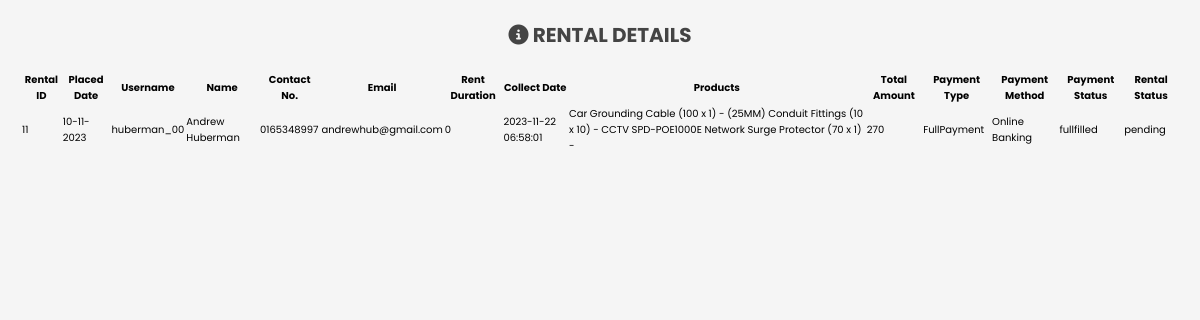
The app's page /admin/rental-details.php?rental_id=11 with its own data.
### tables this page shows
CREATE TABLE `orders` (
  `id` int(11) NOT NULL,
  `user_id` int(100) NOT NULL,
  `username` varchar(100) NOT NULL,
  `name` varchar(100) NOT NULL,
  `number` varchar(12) NOT NULL,
  `email` varchar(100) NOT NULL,
  `rent_duration` varchar(100) NOT NULL,
  `collect_date` timestamp NOT NULL DEFAULT current_timestamp() ON UPDATE current_timestamp(),
  `type` varchar(100) NOT NULL,
  `method` varchar(100) NOT NULL,
  `total_products` varchar(1000) NOT NULL,
  `total_price` int(100) NOT NULL,
  `placed_on` date NOT NULL,
  `payment_status` varchar(100) NOT NULL,
  `rental_status` varchar(100) NOT NULL
);

### admin/rental-details.php (the view, shortened to what this page needs)
<?php
include '../config/connect.php';
if (isset($_GET['rental_id'])) {
   $rental_id = $_GET['rental_id'];
   $select_rental_details = mysqli_query($conn, "SELECT * FROM orders WHERE id = '$rental_id'");
   $rental_row = mysqli_fetch_assoc($select_rental_details);
} else {
   header('location:adminusers.php');
}
?>
<!DOCTYPE html>
<html lang="en">
<head>
   <link rel="stylesheet" href="https://cdnjs.cloudflare.com/ajax/libs/font-awesome/6.1.1/css/all.min.css">
   <link rel="stylesheet" href="../admin/adminstyle.css">
</head>
<body>
<section class="rental-details">
   <h1 class="heading"><i class="fa fa-info-circle" aria-hidden="true"></i> Rental Details</h1>
   <div class="box-container">
      <div class="box">
         <table>
            <tr>
               <th>Rental ID</th>
               <th>Placed Date</th>
               <th>Username</th>
               <th>Name</th>
               <th>Contact No. </th>
               <th>Email</th>
               <th>Rent Duration</th>
               <th>Collect Date</th>
               <th>Products</th>
               <th>Total Amount</th>
               <th>Payment Type</th>
               <th>Payment Method</th>
               <th>Payment Status</th>
               <th>Rental Status</th>
            </tr>
            <tr>
               <td><?php echo $rental_row['id']; ?></td>
               <td><?php echo date('d-m-Y', strtotime($rental_row['placed_on'])); ?></td>
               <td><?php echo $rental_row['username']; ?></td>
               <td><?php echo $rental_row['name']; ?></td>
               <td><?php echo $rental_row['number']; ?></td>
               <td><?php echo $rental_row['email']; ?></td>
               <td><?php echo $rental_row['rent_duration']; ?></td>
               <td><?php echo $rental_row['collect_date']; ?></td>
               <td><?php echo $rental_row['total_products']; ?></td>
               <td><?php echo $rental_row['total_price']; ?></td>
               <td><?php echo $rental_row['type']; ?></td>
               <td><?php echo $rental_row['method']; ?></td>
               <td><?php echo $rental_row['payment_status']; ?></td>
               <td><?php echo $rental_row['rental_status']; ?></td>
            </tr>
         </table>
      </div>
   </div>
</section>
</body>
</html>

### admin/adminstyle.css (style rules this page uses)
:root { --main-color:#00B4D8; --orange:#FF9E00; --mint:#023E8A; --red:#03045E; --black:#444; --purple: #90E0EF; --white:#fff; --light-color:#777; --light-bg:#f5f5f5; --border: none; --box-shadow:0 .5rem 1rem rgba(0,0,0,.1); }
* { font-family: 'Poppins', sans-serif; margin:0; padding:0; box-sizing: border-box; outline: none; border:none; text-decoration: none; }
html { font-size: 62.5%; overflow-x: hidden; }
body { background-color: var(--light-bg); }
section { padding:2rem; max-width: 1200px; margin:0 auto; }
.heading { font-size: 2rem; color:var(--black); margin-bottom: 2rem; text-align: center; text-transform: uppercase; }

### records on screen
orders: id "11", placed_on "10-11-2023", username "huberman_00", name "Andrew Huberman", number "0165348997", email "andrewhub@gmail.com", rent_duration "0", collect_date "2023-11-22 06:58:01", total_products "Car Grounding Cable (100 x 1) - (25MM) Conduit Fittings (10 x 10) - CCTV SPD-POE1000E Network Surge Protector (70 x 1) -", total_price "270", type "FullPayment", method "Online Banking", payment_status "fullfilled", rental_status "pending"
